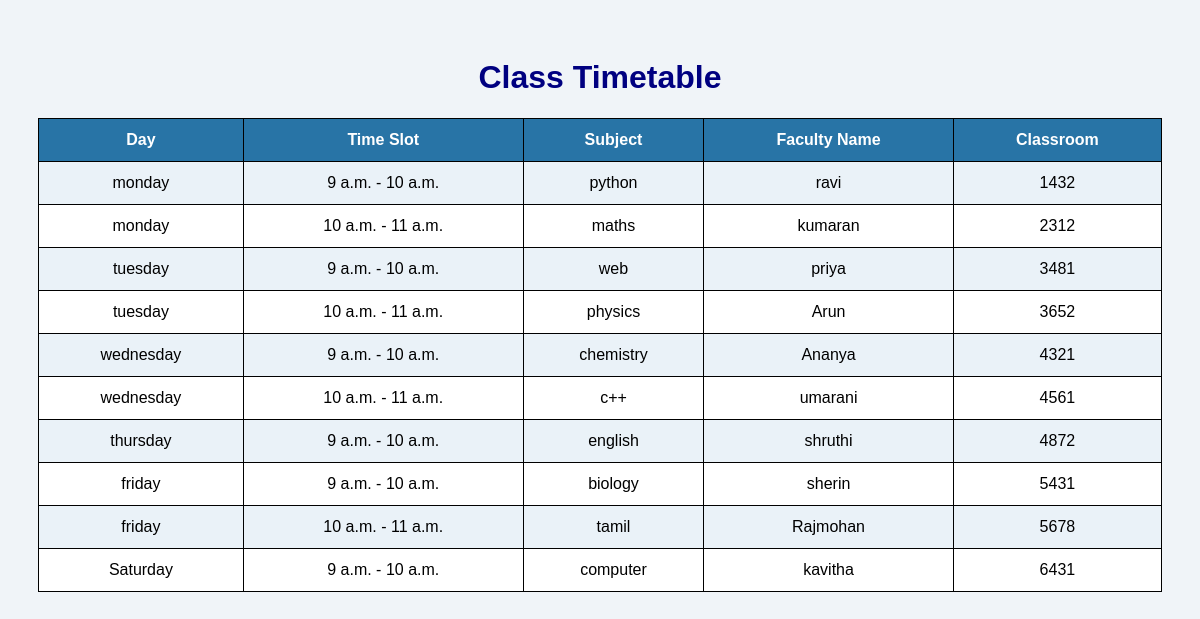
The page / on the database its author committed.
### timetable/models.py (models this page shows, shortened)
class TimeSlot(models.Model):
    day = models.CharField(max_length=20)
    start_time = models.TimeField()
    end_time = models.TimeField()
    subject_name = models.CharField(max_length=100)
    faculty_name = models.CharField(max_length=100)
    classroom = models.CharField(max_length=50, blank=True)

### timetable/views.py (the view)
# urls.py: path('', views.timetable_view, name='timetable'),
def timetable_view(request):
    slots = TimeSlot.objects.all()
    return render(request, 'timetable/timetable.html', {'slots': slots})

### timetable/templates/timetable/timetable.html (shortened to what this page needs)
<!DOCTYPE html>
<html>
<head>
</head>
<body>
<h1>Class Timetable</h1>
<table>
    <tr>
        <th>Day</th>
        <th>Time Slot</th>
        <th>Subject</th>
        <th>Faculty Name</th>
        <th>Classroom</th>
    </tr>
    {% for slot in slots %}
    <tr>
        <td>{{ slot.day }}</td>
        <td>{{ slot.start_time }} - {{ slot.end_time }}</td>
        <td>{{ slot.subject_name }}</td>
        <td>{{ slot.faculty_name }}</td>
        <td>{{ slot.classroom }}</td>
    </tr>
    {% empty %}
    <tr>
        <td colspan="5">No timetable records available.</td>
    </tr>
    {% endfor %}
</table>
</body>
</html>

### timetable/templates/timetable/timetable.html (style rules this page uses)
body { font-family: Arial; background-color: #f0f4f8; padding: 30px; }
h1 { text-align: center; color: navy; }
table { width: 100%; border-collapse: collapse; background: white; }
th { background-color: #2874A6; color: white; }
th, td { border: 1px solid black; padding: 12px; text-align: center; }
tr:nth-child(even) { background-color: #eaf2f8; }

### rows shown on the page
TimeSlot: day "monday", start_time "9 a.m.", end_time "10 a.m.", subject_name "python", faculty_name "ravi", classroom "1432"
TimeSlot: day "monday", start_time "10 a.m.", end_time "11 a.m.", subject_name "maths", faculty_name "kumaran", classroom "2312"
TimeSlot: day "tuesday", start_time "9 a.m.", end_time "10 a.m.", subject_name "web", faculty_name "priya", classroom "3481"
TimeSlot: day "tuesday", start_time "10 a.m.", end_time "11 a.m.", subject_name "physics", faculty_name "Arun", classroom "3652"
TimeSlot: day "wednesday", start_time "9 a.m.", end_time "10 a.m.", subject_name "chemistry", faculty_name "Ananya", classroom "4321"
TimeSlot: day "wednesday", start_time "10 a.m.", end_time "11 a.m.", subject_name "c++", faculty_name "umarani", classroom "4561"
TimeSlot: day "thursday", start_time "9 a.m.", end_time "10 a.m.", subject_name "english", faculty_name "shruthi", classroom "4872"
TimeSlot: day "friday", start_time "9 a.m.", end_time "10 a.m.", subject_name "biology", faculty_name "sherin", classroom "5431"
TimeSlot: day "friday", start_time "10 a.m.", end_time "11 a.m.", subject_name "tamil", faculty_name "Rajmohan", classroom "5678"
TimeSlot: day "Saturday", start_time "9 a.m.", end_time "10 a.m.", subject_name "computer", faculty_name "kavitha", classroom "6431"
